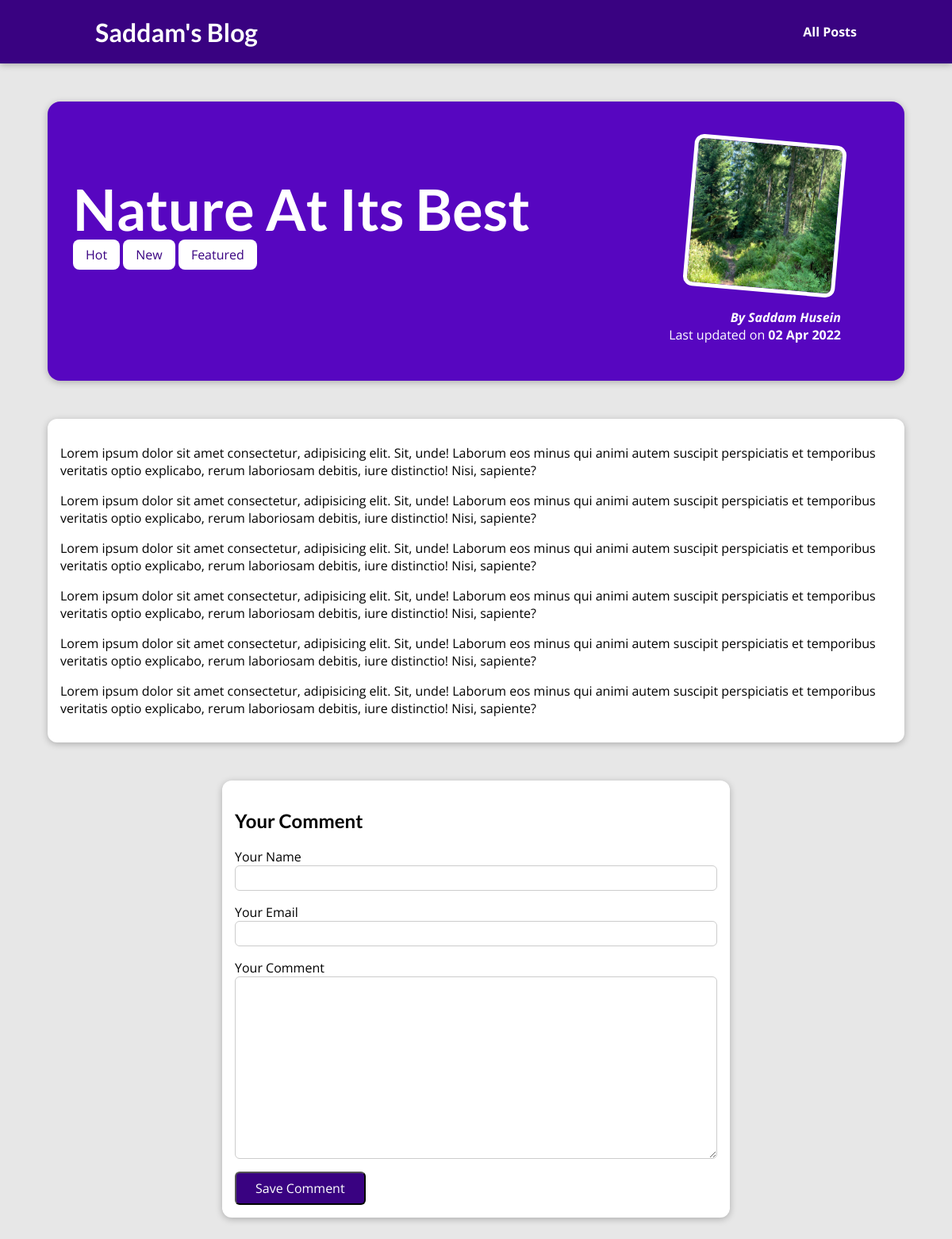
The page /posts/nature-its-best on the database its author committed.
### blog/models.py (models this page shows)
class Post(models.Model):
    title = models.CharField(max_length=150)
    excerpt = models.CharField(max_length=200)
    image = models.ImageField(upload_to='posts', null=True)
    date = models.DateField(auto_now=True)
    slug = models.SlugField(unique=True, db_index=True)  # unique=True: I want to use the slug as a unique identifier for getting my posts. db_index=True: to let Django and Sequel trade an index for that field to make querying and filtering based on it a bit more effective.
    content = models.TextField(validators=[MinLengthValidator(10)])
    author = models.ForeignKey(
        Author, on_delete=models.SET_NULL, null=True, related_name='posts')
    tags = models.ManyToManyField(Tag)

class Tag(models.Model):
    caption = models.CharField(max_length=20)
    def __str__(self):
        return self.caption

class Author(models.Model):
    first_name = models.CharField(max_length=100)
    last_name = models.CharField(max_length=100)
    email_address = models.EmailField(max_length=254)
    def full_name(self):
        return f'{self.first_name} {self.last_name}'
    def __str__(self):
        return self.full_name()

### blog/views.py (the view, shortened to what this page needs)
# urls.py: path('posts/<slug:slug>', views.PostDetailView.as_view(), name='post-detail-page'),
class PostDetailView(View):
    def get(self, request, slug):
        post = Post.objects.get(slug=slug)
        context = {
            'post': post,
            'post_tags': post.tags.all(),
            'comment_form': CommentForm(),
        }
        return render(request, 'blog/post-detail.html', context)

### blog/forms.py
class CommentForm(forms.ModelForm):
    class Meta:
        model = Comment
        exclude = ['post']
        labels = {
            'user_name': 'Your Name',
            'user_email': 'Your Email',
            'text': 'Your Comment'
        }

### blog/templates/blog/post-detail.html (shortened to what this page needs)
{% extends 'base.html' %}
{% load static %}
{% block css_files %}
    <link rel="stylesheet" href="{% static 'blog/post-detail.css' %}">
{% endblock css_files %}
{% block content %}
    <section id="summary">
        <h2>{{ post.title }}</h2>
        <div>
            {% for tag in post_tags %}
                <span class="tag">{{ tag }}</span>
            {% endfor %}
        </div>
        <article>
            <img src="{{ post.image.url }}" alt="{{ post.title }}">
            <address>By <a href="mailto:{{ post.author.email_address }}">{{ post.author }}</a></address>
            <div>
                Last updated on <time>{{ post.date|date:"d M Y" }}</time>
            </div>
        </article>
    </section>
    <main>
        <p>{{ post.content|linebreaks }}</p>
    </main>
    <section id="comment-form">
        <h2>Your Comment</h2>
        <form action="{% url 'post-detail-page' post.slug %}" method="POST">
            {% for form_field in comment_form %}
                <div class="form-control">
                    {{ form_field.label }}
                    {{ form_field }}
                </div>
            {% endfor %}
            <button>Save Comment</button>
        </form>
    </section>
{% endblock content %}

### templates/base.html (shortened to what this page needs)
{% load static %}
<!DOCTYPE html>
<html lang="en">
<head>
    <link rel="stylesheet" href="{% static 'app.css' %}">
    {% block css_files %}
    {% endblock css_files %}
</head>
<body>
    <header id="main-navigation">
        <h1><a href="{% url 'starting-page' %}">Saddam's Blog</a></h1>
        <nav>
            <a href="{% url 'posts-page' %}">All Posts</a>
        </nav>
    </header>
    {% block content %}
    {% endblock content %}
</body>
</html>

### static/app.css (style rules this page uses)
* { box-sizing: border-box; }
html { font-family: 'Open Sans', 'Lato', sans-serif; }
body { margin: 0; }
h1, h2, h3 { font-family: 'Lato', sans-serif; font-weight: bold; }
#main-navigation { width: 100%; height: 5rem; display: flex; justify-content: space-between; align-items: center; padding: 0 10%; position: absolute; top: 0; left: 0; }
#main-navigation a { text-decoration: none; color: white; font-weight: bold; }

### blog/static/blog/post-detail.css (style rules this page uses)
body { background-color: #e7e7e7; }
#main-navigation { background-color: #390281; box-shadow: 0 2px 8px rgba(0, 0, 0, 0.25); }
#summary { margin: 8rem auto 3rem auto; padding: 2rem; width: 90%; max-width: 90rem; border-radius: 16px; background-color: #5706c0; position: relative; box-shadow: 0 2px 8px rgba(0, 0, 0, 0.25); height: 22rem; }
#summary h2 { color: white; font-size: 4.5rem; margin-bottom: 0.25rem; }
#summary article { position: absolute; top: 2rem; right: 3rem; padding: 1rem 2rem; border-radius: 12px; text-align: right; color: white; }
#summary article img { width: 12rem; height: 12rem; border-radius: 12px; transform: rotateZ(5deg); border: 5px solid white; margin-bottom: 1rem; }
#summary address { font-weight: bold; }
#summary a { color: white; text-decoration: none; }
#summary time { font-weight: bold; }
main { width: 90%; max-width: 90rem; margin: 3rem auto; background-color: white; padding: 1rem; border-radius: 12px; box-shadow: 0 2px 8px rgba(0, 0, 0, 0.25); }
.tag { background-color: white; color: #390281; padding: 0.5rem 1rem; border-radius: 8px; }
#comment-form { margin: 3rem auto; width: 90%; max-width: 40rem; border-radius: 12px; background-color: white; box-shadow: 0 2px 8px rgba(0, 0, 0, 0.25); padding: 1rem; }
#comment-form button { font: inherit; background-color: #390281; color: white; padding: 0.5rem 1.5rem; border-radius: 6px; cursor: pointer; }
.form-control { margin-bottom: 1rem; }
.form-control input, .form-control textarea { display: block; width: 100%; font: inherit; padding: 0.25rem; border-radius: 6px; border: 1px solid #ccc; }

### rows shown on the page
Post: title "Nature At Its Best", image (picture), author "Saddam Husein", date "02 Apr 2022", content "Lorem ipsum dolor sit amet consectetur, adipisicing elit. Sit, unde! Laborum eos minus qui animi autem suscipit perspiciatis et temporibus veritatis optio explicabo, rerum laboriosam debitis, iure distinctio! Nisi, sapiente? Lorem ipsum dolor sit amet consectetur, adipisicing elit. Sit, unde! Laborum eos minus qui animi autem suscipit perspiciatis et temporibus veritatis optio explicabo, rerum laboriosam debitis, iure distinctio! Nisi, sapiente? Lorem ipsum dolor sit amet consectetur, adipisicing elit. Sit, unde! Laborum eos minus qui animi autem suscipit perspiciatis et temporibus veritatis optio explicabo, rerum laboriosam debitis, iure distinctio! Nisi, sapiente? Lorem ipsum dolor sit…"
Tag: caption "Hot"
Tag: caption "New"
Tag: caption "Featured"
